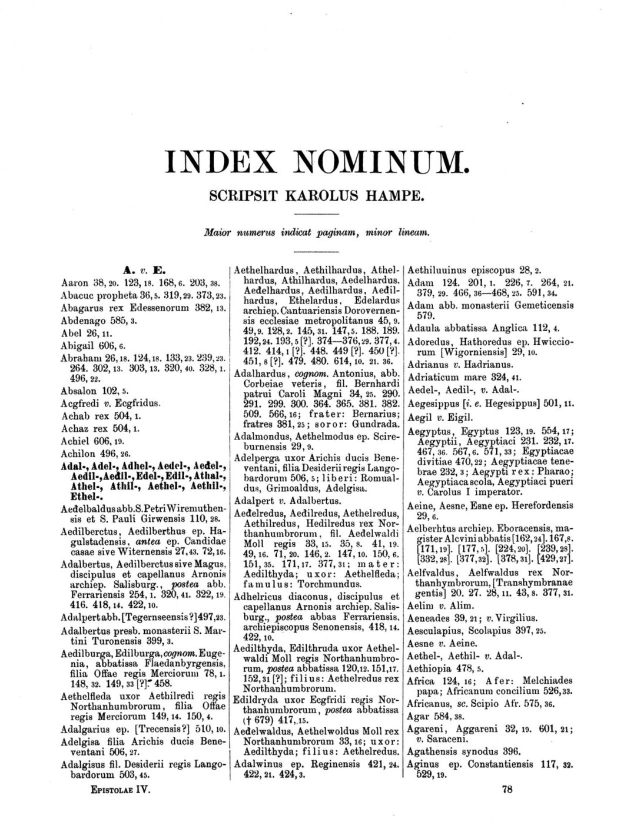
#> input picture image/BoundingBoxes.jpg, 1243 x 1664 px, found by its file name (shown at 1/2 size)
$ python BoundingBoxes.py
#> lines starting #> are read from the running program, lines starting #| are printed output that depends on the picture; after the words box and inside, x2 and y2 are one past the last pixel; in counts of white or black regions, pixels touching at a corner belong together
import cv2
from PIL import Image
import numpy as np
img = cv2.imread(".ocr/BoundingBoxes.jpg")
#> img is the input picture: shape (1664, 1243, 3); min 0, max 255, mean 232.9
img = cv2.resize(img, (700, 700))
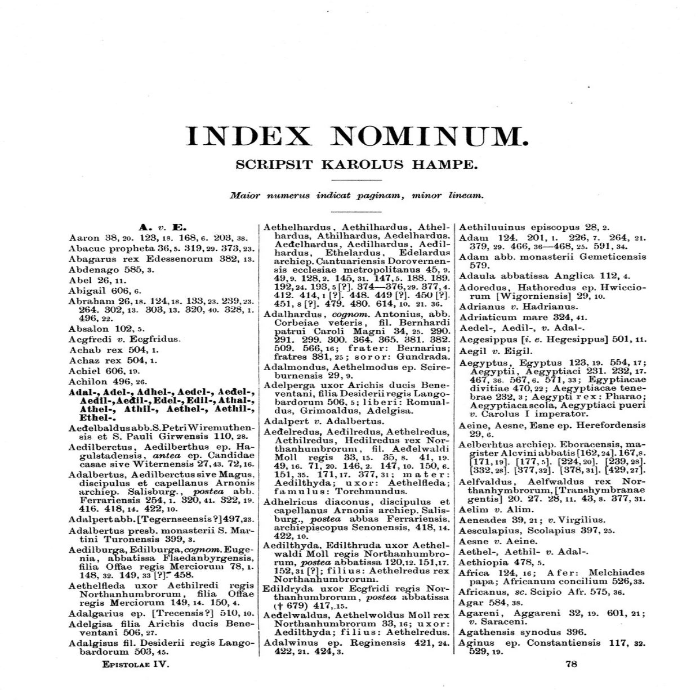
#> img: shape (700, 700, 3); min 0, max 255, mean 232.8

gray = cv2.cvtColor(img, cv2.COLOR_BGR2GRAY)

# inverted = cv2.bitwise_not(img)

blur = cv2.GaussianBlur(gray, (7,7), 0)
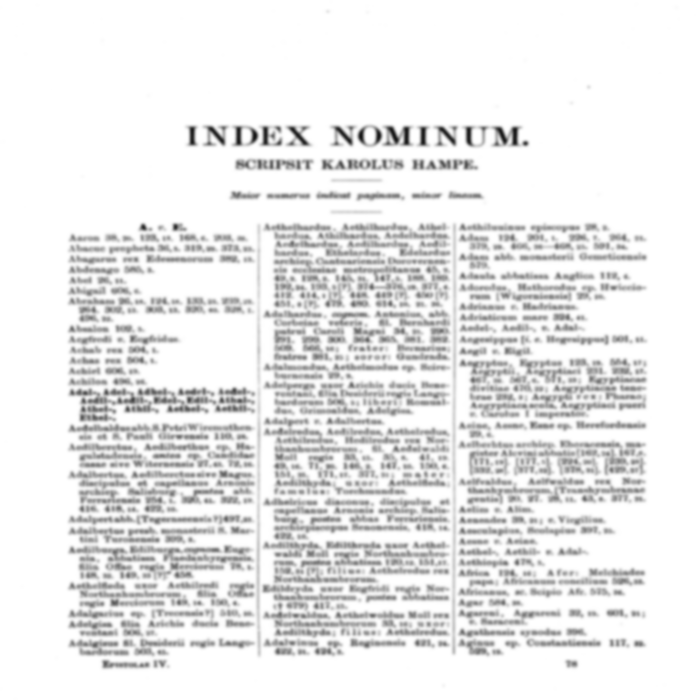
#> blur: shape (700, 700); min 24, max 255, mean 232.9

# img = cv2.imread(".ocr/lessn.jpg")
threshold = cv2.threshold(blur, 0,255, cv2.THRESH_BINARY_INV+ cv2.THRESH_OTSU)[1]
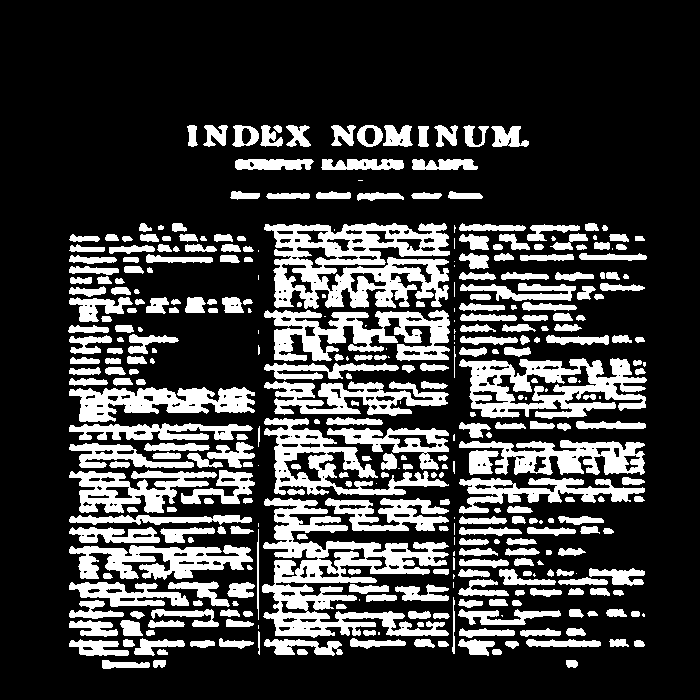
#> threshold: shape (700, 700); 24.2% white; 364 white regions (51 under 20 px), largest, box (x1, y1, x2, y2) and area: (262, 498, 449, 638) 10122, (264, 223, 450, 309) 9481, (459, 358, 647, 419) 6131
# cv2.imshow("img", img)

kernel = cv2.getStructuringElement(cv2.MORPH_RECT, (3, 12))


dilate = cv2.dilate(threshold, kernel, iterations=1)
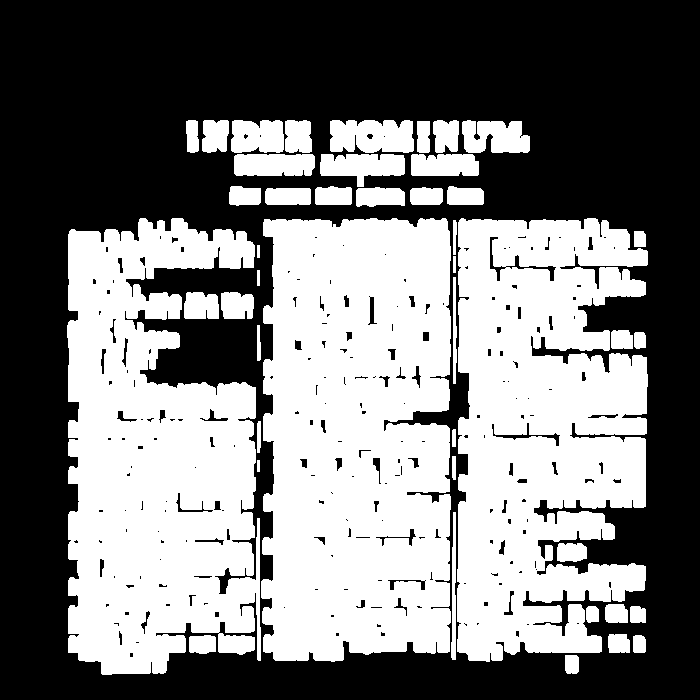
#> dilate: shape (700, 700); 47.7% white; 44 white regions


cnts = cv2.findContours(dilate, cv2.RETR_EXTERNAL, cv2.CHAIN_APPROX_SIMPLE )
#> cnts = 44 contours; largest, box (x1, y1, x2, y2) and area: (261, 218, 451, 662) 77149, (457, 218, 648, 662) 66319, (67, 218, 261, 675) 66108, (330, 120, 414, 153) 2360, (320, 154, 405, 187) 1736
cnts = cnts[0] if len(cnts) == 2 else cnts[1]

cnts=sorted(cnts, key=lambda x: cv2.boundingRect(x)[0])

for c in cnts:
    x, y, w, h = cv2.boundingRect(c)
    if h > 200 and w > 20:
        cv2.rectangle(img, (x,y), (x+y, y+h), (16, 255,12), 1)
#> this loop made 44 passes
#> (x, y, w, h) on passes 1, 2, 3, 4, 5, 6, 7, 8, 9, 11, 12, 15: (67, 218, 194, 457), (184, 292, 35, 27), (186, 120, 13, 33), (189, 635, 27, 19), (202, 120, 27, 33), (221, 292, 33, 27), (229, 186, 32, 20), (231, 120, 53, 33), (234, 154, 81, 22), (257, 421, 4, 32), (257, 325, 4, 36), (261, 218, 190, 444)
#> (c, x, y, w, h) on passes 10, 13, 14, 31: ([[257, 460], [257, 471], [259, 471], [259, 460]], 257, 460, 3, 12), ([[257, 270], [257, 285], [259, 285], [259, 270]], 257, 270, 3, 16), ([[257, 245], [257, 257], [259, 257], [259, 245]], 257, 245, 3, 13), ([[453, 256], [453, 272], [455, 272], [455, 256]], 453, 256, 3, 17)
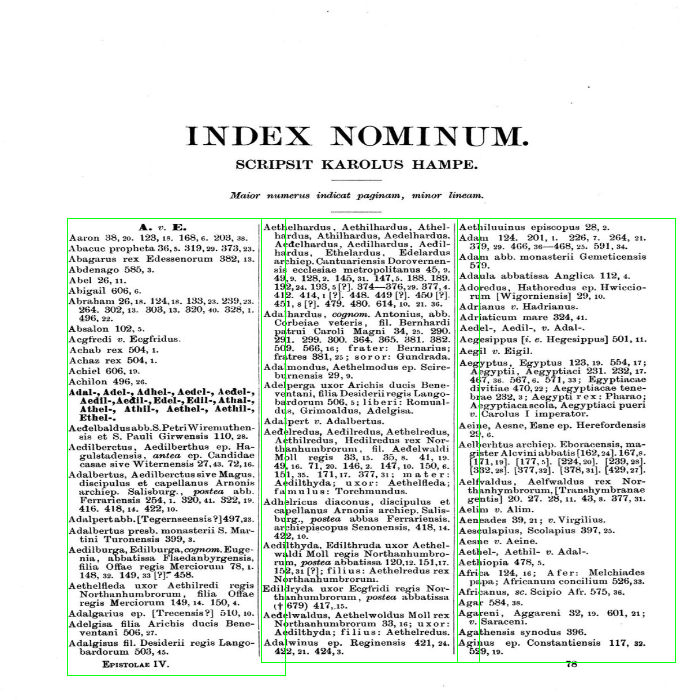
#> img: shape (700, 700, 3); 0.8% of pixels changed, all inside (x1, y1, x2, y2) = (67, 218, 676, 676)


cv2.imshow("dilate", dilate)
cv2.imshow("glur", kernel)
cv2.imshow("img", img)
cv2.waitKey(0)
cv2.destroyAllWindows()

$ run again, with image/DD.jpg copied over image/BoundingBoxes.jpg
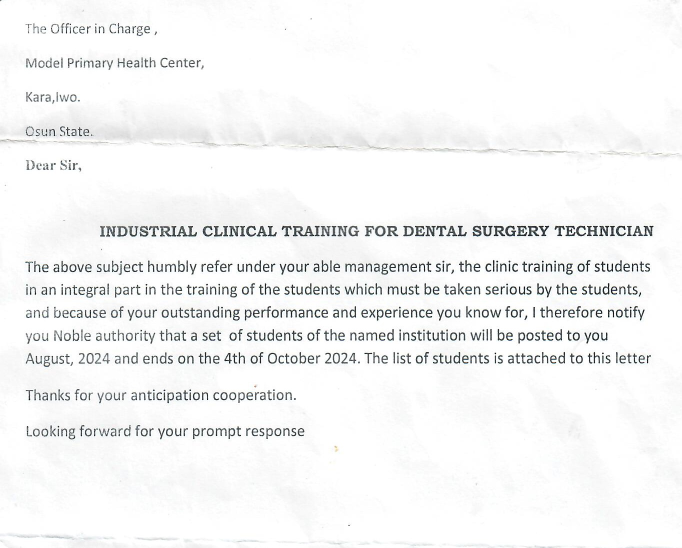
#> input picture image/DD.jpg, 1364 x 1096 px, found by its file name (shown at 1/2 size)
#> img is the input picture: shape (1096, 1364, 3); mean B, G, R 244.9, 244.9, 244.4
#> img: shape (700, 700, 3)
#> `threshold = cv2.threshold(blur, 0,255, cv2.THRESH_BINARY_INV+ cv2.THRE..`:
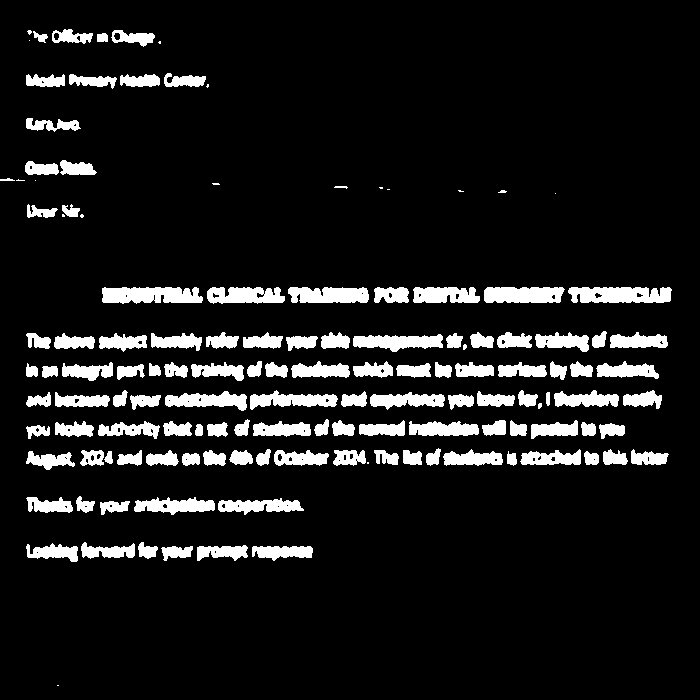
#> threshold: shape (700, 700); 10.2% white; 135 white regions (17 under 20 px), largest, box (x1, y1, x2, y2) and area: (568, 287, 672, 303) 1428, (102, 287, 203, 304) 1424, (484, 287, 565, 303) 1183
#> `dilate = cv2.dilate(threshold, kernel, iterations=1)`:
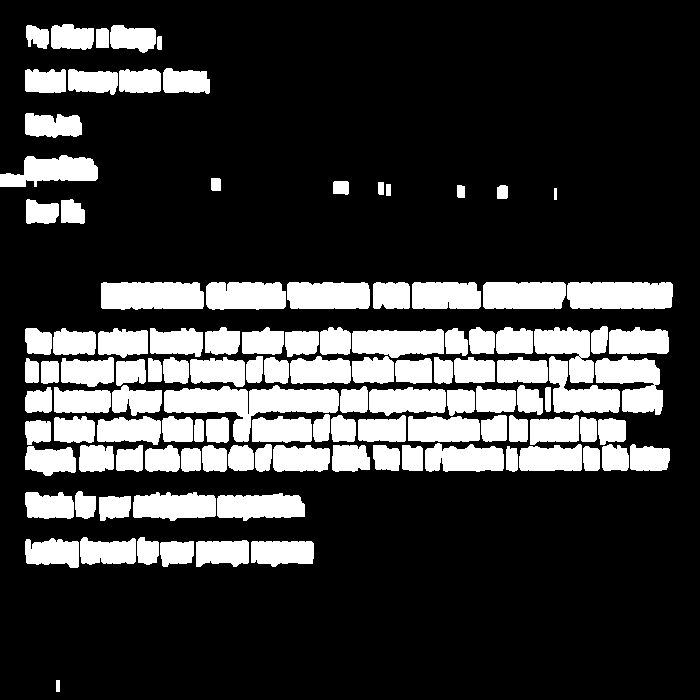
#> dilate: shape (700, 700); 22.4% white; 115 white regions
#> cnts = 115 contours; largest, box (x1, y1, x2, y2) and area: (164, 385, 339, 442) 4252, (567, 282, 673, 309) 2631, (101, 282, 204, 310) 2560, (595, 356, 663, 415) 2318, (483, 282, 566, 309) 2067
#> the loop `for c in cnts:` made 115 passes
#> (x, y, w, h) on passes 1 to 8: (0, 155, 98, 32), (25, 538, 54, 30), (25, 492, 49, 27), (25, 446, 51, 30), (25, 420, 26, 25), (25, 387, 27, 26), (25, 358, 14, 25), (25, 328, 27, 27)

$ run again, with image/aa.jpg copied over image/BoundingBoxes.jpg
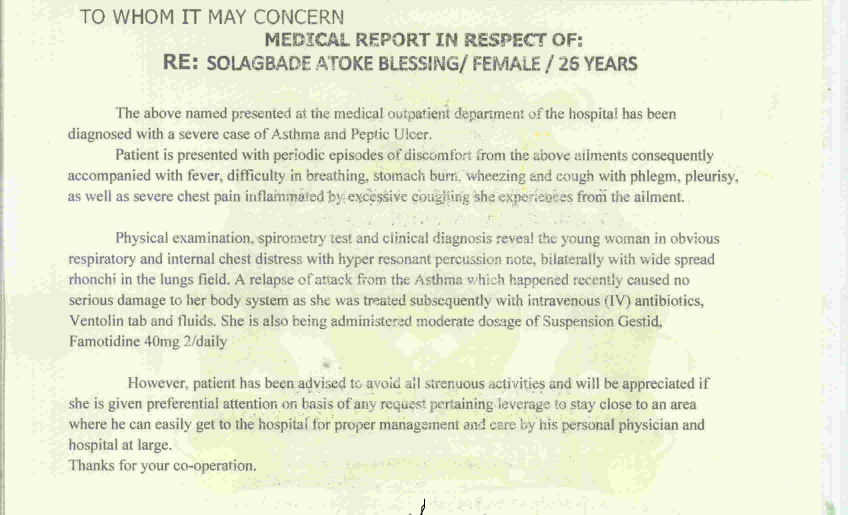
#> input picture image/aa.jpg, 2544 x 1544 px, found by its file name (shown at 1/3 size)
#> img is the input picture: shape (1544, 2544, 3); mean B, G, R 212.9, 236.5, 232.4
#> img: shape (700, 700, 3)
#> `threshold = cv2.threshold(blur, 0,255, cv2.THRESH_BINARY_INV+ cv2.THRE..`:
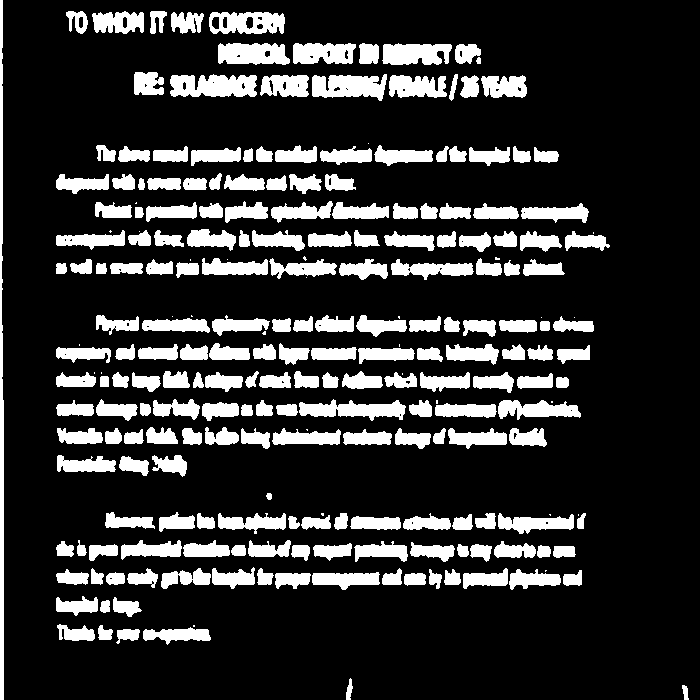
#> threshold: shape (700, 700); 18.9% white; 239 white regions (29 under 20 px), largest, box (x1, y1, x2, y2) and area: (0, 0, 4, 700) 2314, (170, 74, 257, 97) 1632, (312, 74, 387, 101) 1467
#> `dilate = cv2.dilate(threshold, kernel, iterations=1)`:
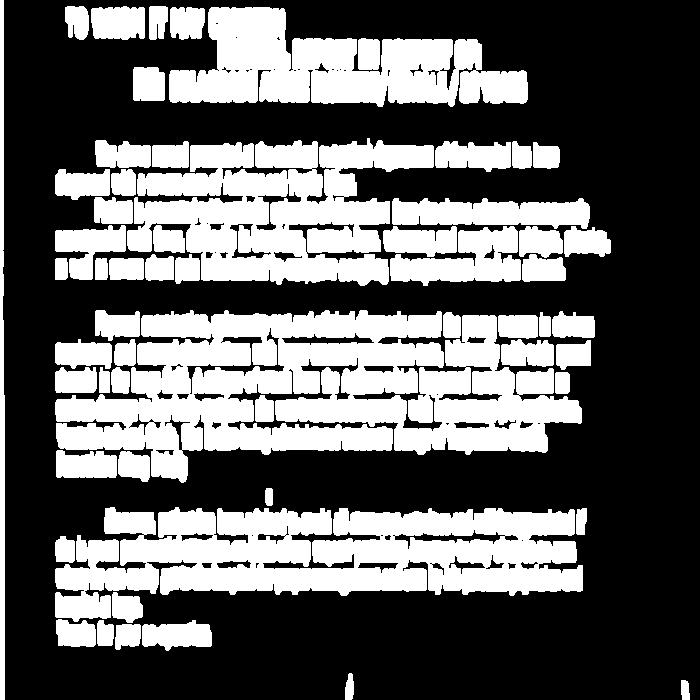
#> dilate: shape (700, 700); 38.6% white; 58 white regions
#> cnts = 58 contours; largest, box (x1, y1, x2, y2) and area: (55, 310, 582, 483) 52127, (55, 507, 583, 622) 36793, (127, 138, 434, 286) 27096, (169, 7, 528, 107) 20160, (392, 198, 590, 229) 4349
#> the loop `for c in cnts:` made 58 passes
#> (x, y, w, h) on passes 1 to 8: (0, 0, 5, 700), (55, 536, 20, 27), (55, 507, 528, 115), (55, 367, 42, 26), (55, 339, 57, 30), (55, 310, 527, 173), (55, 258, 13, 22), (55, 225, 71, 55)
